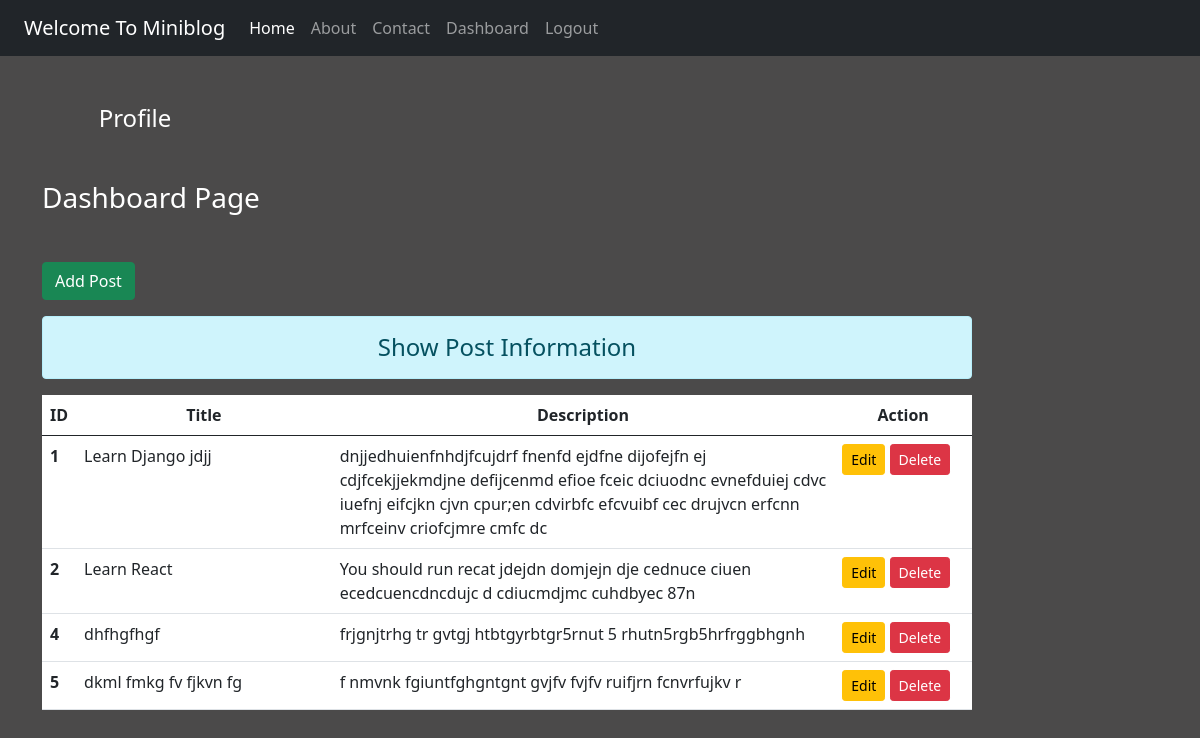
The app's page /dashboard/ (signed in) with its own data.
### blog/models.py (models this page shows)
class Post(models.Model):
    title = models.CharField(max_length=150)
    desc = models.TextField()

### blog/views.py (the view)
# urls.py: path('dashboard/',views.dashboard,name='dashboard'),
def dashboard(request):
        if request.user.is_authenticated:
            posts = Post.objects.all()
            user = request.user
            full_name = user.get_full_name()
            gps = user.groups.all()
            return render(request,'blog/dashboard.html',{'posts':posts,'full_name':full_name,'groups':gps})
        else:
            return HttpResponseRedirect('/login/')

### blog/templates/blog/dashboard.html (shortened to what this page needs)
{% extends 'blog/base.html' %}
{% load static %}
{% block side %}
<div class="col-sm-2 text-white my-5 text-center">
    <h4 class="my-5">Profile</h4>
</div>
{% endblock side %}
{% block content %}
<div class="col-sm-10">
    <h3 class="text-white my-5">Dashboard Page</h3>
    <a href="{% url 'addpost' %}" class='btn btn-success'> Add Post</a>
    <h4 class="text-center alert alert-info mt-3">Show Post Information</h4>
    {% if posts %}
    <table class="table table-hover bg-white">
        <thead>
            <tr class="text-center">
                <th scope='col' style='width:2%'>ID</th>
                <th scope='col' style='width:28%'>Title</th>
                <th scope='col' style='width:55%'>Description</th>
                <th scope='col' style='width:15%'>Action</th>
            </tr>
        </thead>
        <tbody>
            {% for post in posts %}
            <tr>
                <th scope='row'>{{post.id}}</th>
                <td>{{post.title}}</td>
                <td>{{post.desc}}</td>
                <td class="text-white">
                    <a href="{% url 'updatepost' post.id%}" class="btn btn-warning btn-sm">Edit</a>
                    {% if perms.blog.delete_post %}
                    <form action="{% url 'deletepost' post.id%}" method="post" class="d-inline">
                        <input type="submit" class="btn btn-danger btn-sm" value="Delete">
                    </form>
                    {% endif %}
                </td>
            </tr>
            {% endfor %}
        </tbody>
    </table>
    {% else %}
     <h4 class="text-center alert alert-warning">No Records</h4>
    {% endif %}
</div>
{% endblock content %}

### blog/templates/blog/base.html (shortened to what this page needs)
<!DOCTYPE html>
{% load static %}
<html lang="en">
<head>
    <link rel="stylesheet" href="{% static 'blog\css\bootstrap.css' %}">
    <link rel="stylesheet" href="{% static 'blog\css\style.css' %}">
</head>
<body>
    <div class="container-fluid bg-dark">
        {% include 'blog/navbar.html' %}
    </div>
    <div class="container">
        <div class="raw">
            {% block side %}
            {% endblock side %}
            {% block content %}
            {% endblock content %}
        </div>
    </div>
</body>
</html>

### blog/templates/blog/navbar.html (shortened to what this page needs)
<nav class="navbar navbar-expand-lg navbar-dark bg-dark">
    <div class="container-fluid">
      <a class="navbar-brand" href="#">Welcome To Miniblog</a>
      <div class="collapse navbar-collapse" id="navbarNav">
        <ul class="navbar-nav">
          <li class="nav-item">
            <a class="nav-link active" aria-current="page" href="/">Home</a>
          </li>
          <li class="nav-item">
            <a class="nav-link" href="{% url 'about' %}">About</a>
          </li>
          <li class="nav-item">
            <a class="nav-link" href="{% url 'contact' %}">Contact</a>
          </li>
         {% if request.user.is_authenticated %}
          <li class="nav-item">
            <a class="nav-link" href="{% url 'dashboard' %}">Dashboard</a>
          </li>
          <li class="nav-item">
            <a class="nav-link" href="{% url 'logout' %}">Logout</a>
          </li>
          {% endif %}
        </ul>
      </div>
    </div>
  </nav>

### blog/static/blog/css/style.css (style rules this page uses)
body { background-color: rgb(75,74,74); color:antiquewhite }

### records on screen
Post: id "1", title "Learn Django jdjj", desc "dnjjedhuienfnhdjfcujdrf fnenfd ejdfne dijofejfn ej cdjfcekjjekmdjne defijcenmd efioe fceic dciuodnc evnefduiej cdvc iuefnj eifcjkn cjvn cpur;en cdvirbfc efcvuibf cec drujvcn erfcnn mrfceinv criofcjmre cmfc dc"
Post: id "2", title "Learn React", desc "You should run recat jdejdn domjejn dje cednuce ciuen ecedcuencdncdujc d cdiucmdjmc cuhdbyec 87n"
Post: id "4", title "dhfhgfhgf", desc "frjgnjtrhg tr gvtgj htbtgyrbtgr5rnut 5 rhutn5rgb5hrfrggbhgnh"
Post: id "5", title "dkml fmkg fv fjkvn fg", desc "f nmvnk fgiuntfghgntgnt gvjfv fvjfv ruifjrn fcnvrfujkv r"
